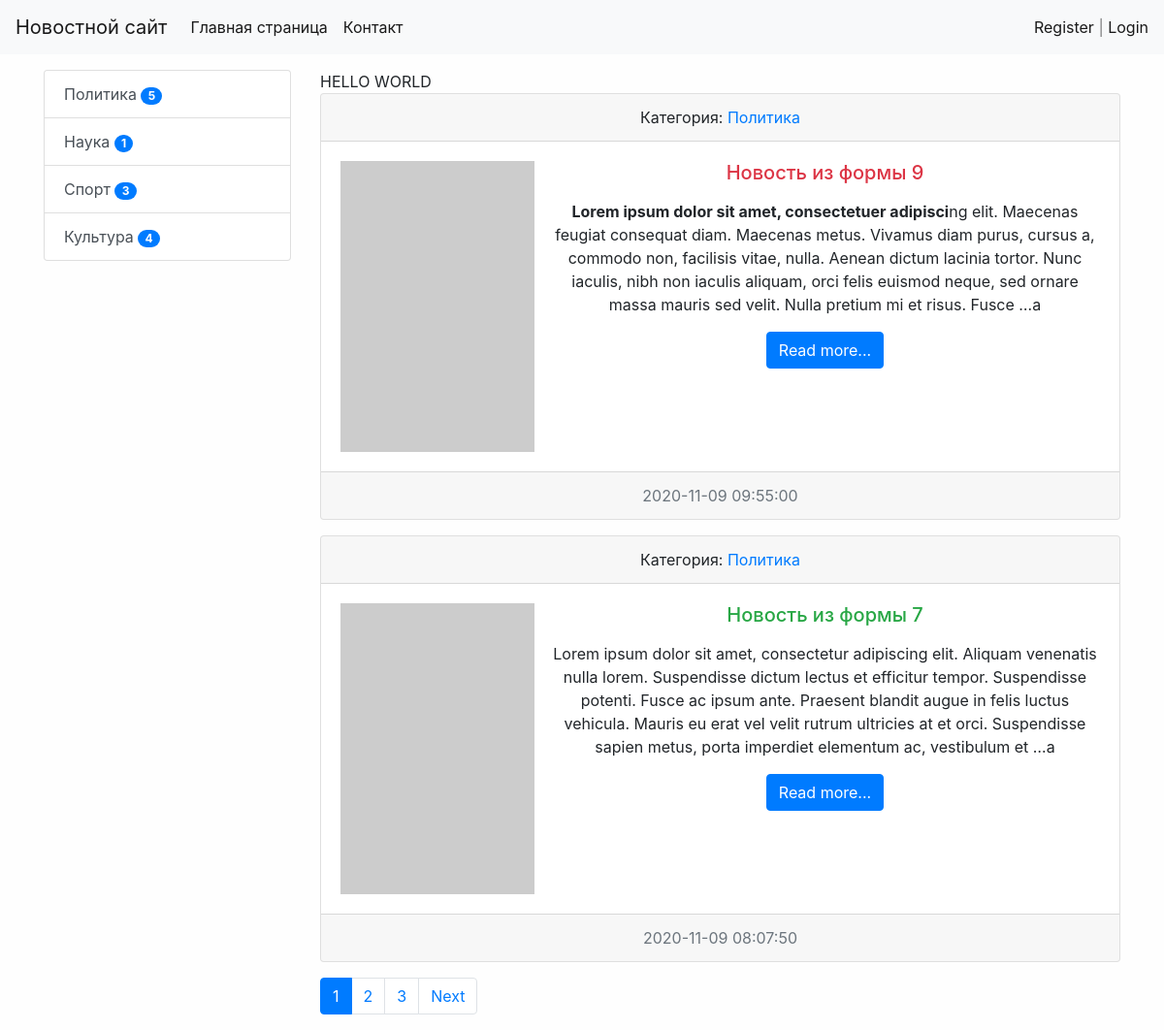
The page / on the database its author committed.
### news/models.py (models this page shows, shortened)
class Category(models.Model):
    title = models.CharField(max_length=150, db_index=True, verbose_name='Категории')#db index - индексирует поле(более быстрым для поиска)
    def get_absolute_url(self):
        return reverse('category', kwargs={'category_id': self.pk})
    def __str__(self):
        return self.title
    class Meta:
        verbose_name = 'Категория'
        verbose_name_plural = 'Категории'
        ordering = ['title']

class News(models.Model):
    title = models.CharField(max_length=150, verbose_name='Наименование')
    content = models.TextField(blank=True, verbose_name='Контент')
    created_at = models.DateTimeField(auto_now_add=True, verbose_name='Дата Публикации')
    update_at = models.DateTimeField(auto_now=True, verbose_name='Обновлено')
    photo = models.ImageField(upload_to='photos/%Y/%m/%d/', verbose_name='Фото', blank=True)
    is_published = models.BooleanField(default=True, verbose_name='Опубликовано')
    category = models.ForeignKey('Category', on_delete=models.PROTECT, verbose_name='Категория')
    views = models.IntegerField(default=0)
    def get_absolute_url(self):
        return reverse('view_news', kwargs={'pk': self.pk})
    class Meta:
        verbose_name = 'Новость'
        verbose_name_plural = 'Новости'
        ordering = ['-created_at']

### news/views.py (the view)
# urls.py: path('', HomeNews.as_view(), name = 'home'),
class HomeNews(MyMixin, ListView):
    model = News
    template_name = 'news/home_news_list.html'
    context_object_name = 'news'
    mixin_prop = 'Hello World'
    paginate_by = 2
    def get_context_data(self, *, object_list=None, **kwargs):
        context = super().get_context_data(**kwargs)
        context['title'] = self.get_upper('Главная страница')
        context['mixin_prop'] = self.get_prop()
        return context
    def get_queryset(self):
        return News.objects.filter(is_published=True).select_related('category')

### news/templatetags/news_tags.py (called while the page is built)
@register.inclusion_tag('news/list_categories.html')
def show_categories(arg1='hello', arg2='world'):
    categories = Category.objects.annotate(cnt=Count('news', filter=F('news__is_published'))).filter(cnt__gt=0)
    return {"categories": categories, "arg1": arg1, "arg2": arg2}

### news/utils.py (called while the page is built)
    def get_prop(self):
        return self.mixin_prop.upper()

    def get_upper(self, s):
        if isinstance(s, str):
            return s.upper()
        else:
            return s.title.upper()

### news/templates/news/home_news_list.html (shortened to what this page needs)
{% extends 'base.html' %}
{% block sidebar %}
{% include 'inc/_sidebar.html' %}
{% endblock %}
{% block content %}
    {{ mixin_prop }}
    {% for item in object_list %}
        <div class="card text-center mb-3">
            <div class="card-header">
                Категория: <a href="{% url 'category' item.category.pk%}">{{item.category}}</a>
            </div>
            <div class="card-body">
                <div class="media">
                    {% if item.photo %}
                        <img src="{{ item.photo.url }}" alt="" width="350" class="mr-3">
                    {% else %}
                        <img src="https://picsum.photos/200/300/?blur=1" alt=""class="mr-3">
                    {% endif %}
                    <div class="media-body">
                        <h5 class="card-title {% cycle 'text-danger' 'text-success' %}">
                            {{ item.title }}</h5>
                        <p class="card-text">{{ item.content|safe|linebreaks|truncatewords:50 }}a</p>
                        <a href="{{ item.get_absolute_url}}" class="btn btn-primary">Read more...</a>
                    </div>
                </div>
            </div>
            <div class="card-footer text-muted">
                {{ item.created_at|date:"Y-m-d H:i:s" }}
            </div>
        </div>
    {% endfor %}
{% endblock %}

### news/templates/news/list_categories.html
<div class="list-group">
    {% for item in categories %}
        <a href="{{ item.get_absolute_url }}" class="list-group-item list-group-item-action">{{ item.title}} <span class="badge badge-primary badge-pill">{{ item.cnt }}</span></a>
    {% endfor %}
</div>

### mysite/static/css/style.css (style rules this page uses)
body { background-color: #fefefe; }

### rows shown on the page
Category: title "Политика", cnt "5"
Category: title "Наука", cnt "1"
Category: title "Спорт", cnt "3"
Category: title "Культура", cnt "4"
News: category "Политика", title "Новость из формы 9", content "Lorem ipsum dolor sit amet, consectetuer adipisci ng elit. Maecenas feugiat consequat diam. Maecenas metus. Vivamus diam purus, cursus a, commodo non, facilisis vitae, nulla. Aenean dictum lacinia tortor. Nunc iaculis, nibh non iaculis aliquam, orci felis euismod neque, sed ornare massa mauris sed velit. Nulla pretium mi et risus. Fusce …", created_at "2020-11-09 09:55:00"
News: category "Политика", title "Новость из формы 7", content "Lorem ipsum dolor sit amet, consectetur adipiscing elit. Aliquam venenatis nulla lorem. Suspendisse dictum lectus et efficitur tempor. Suspendisse potenti. Fusce ac ipsum ante. Praesent blandit augue in felis luctus vehicula. Mauris eu erat vel velit rutrum ultricies at et orci. Suspendisse sapien metus, porta imperdiet elementum ac, vestibulum et …", created_at "2020-11-09 08:07:50"

### other values the page prints
{{ mixin_prop }} "HELLO WORLD"
{{ p }} "1"
{{ p }} "2" "3"
